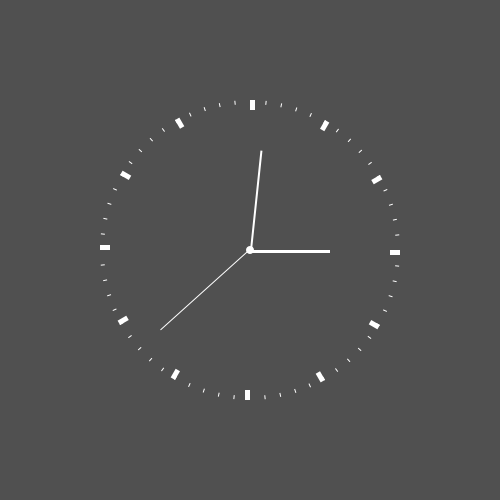
Frame 1 (no input)
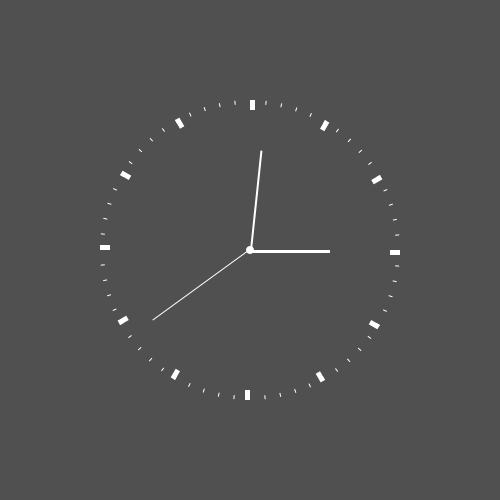
Frame 60 (the mouse pressed at the canvas centre just before this capture)
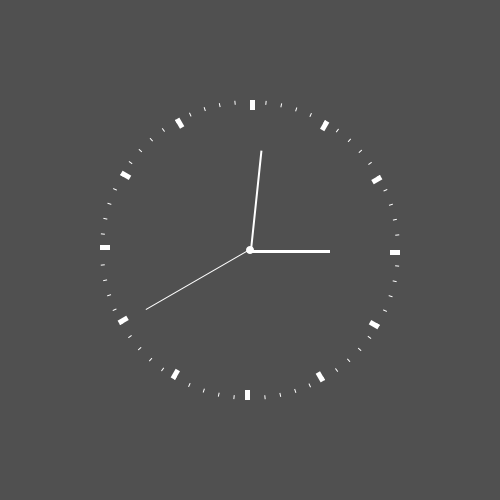
Frame 120 (the mouse held since frame 60 and released just before this capture)

The Processing sketch that drew these frames (run headless with seeded random() and noise(); from frame 60 on, the mouse is pressed at the canvas centre):

// Processing sketch: processing_120337
// ── processing_120337.pde

void setup()
{
  size(500,500);
}

void draw()
{
  background(80);
  
  translate(width/2,height/2);
  float sekunden = map(second(),0,60,0,360);
  float minuten = map(minute(),0,60,0,360);
  float stunden = map(hour(),0,12,0,360);
  
  noStroke();
  fill(255);
  ellipse(0,0,8,8);
  
  pushMatrix();
  noStroke();
  fill(255);
  rotate(radians(sekunden));
  rect(0,-120,1,120);
  popMatrix();
  
  pushMatrix();
  noStroke();
  fill(255);
  rotate(radians(minuten));
  rect(0,-100,2,100);
  popMatrix();
  
  pushMatrix();
  noStroke();
  fill(255);
  rotate(radians(stunden));
  rect(0,-80,3,80);
  popMatrix();
  
   for (int i=0; i<360; i+=30)
 { 
    pushMatrix();
    rotate(radians(i));
    translate(0,-150);
    fill(255);
    noStroke();
    rect(0, 0,5,10);
    popMatrix();
    
 }
  
     for (int i=0; i<360; i+=6)
 { 
    pushMatrix();
    rotate(radians(i));
    translate(0,-150);
    fill(255);
    noStroke();
    rect(0, 0,1,4);
    popMatrix();
    
 }
  
}
